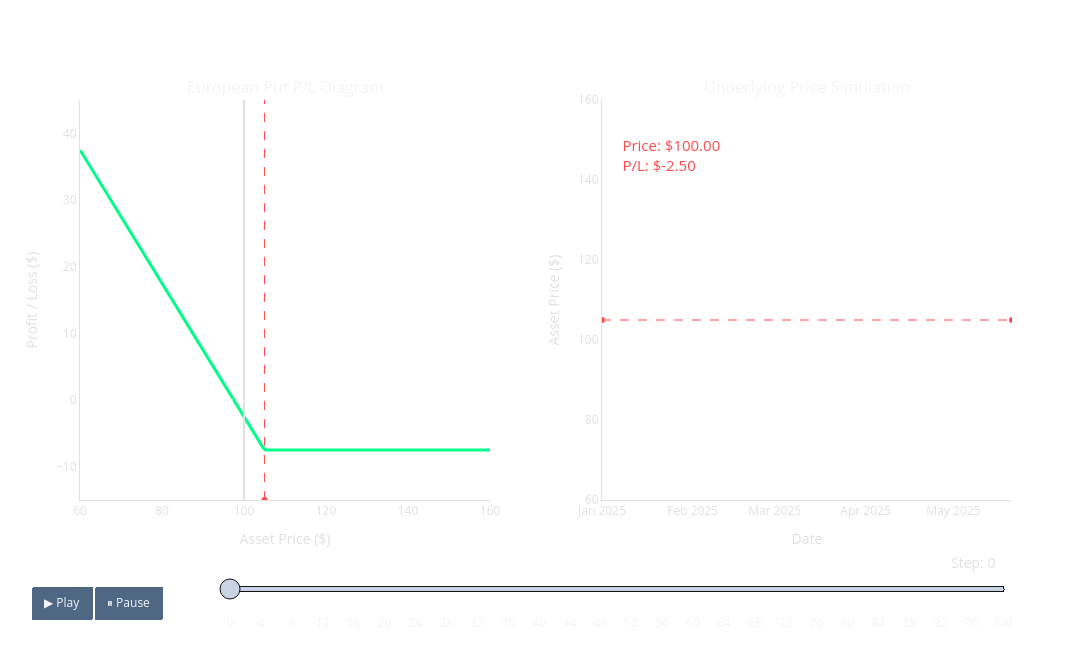

This figure's notebook cell:
### Markdown cell above
##### We obviously don't know $S_T$, how much should we pay for this contract today?

### Code cell
import numpy as np
import pandas as pd
import plotly.graph_objects as go
from plotly.subplots import make_subplots

# --- 1. Parameters & Data Generation ---
S0 = 100        # Initial price
K = 105         # Strike price
premium = 7.50  # Option premium paid (Added for P/L calculation)
T = 1.0         # Time to maturity (1 year)
r = 0.05        # Risk-free rate
vol = 0.25      # Volatility
n_steps = 100   # Number of simulation steps
dt = T / n_steps

def put_pnl(S, K, prem):
    # Put Payoff minus the premium paid
    return np.maximum(K - S, 0) - prem

# Generate a Price Path
np.random.seed(np.random.randint(0, 1000))
rets = np.random.normal((r - 0.5 * vol**2) * dt, vol * np.sqrt(dt), n_steps)
path = S0 * np.exp(np.cumsum(rets))
path = np.insert(path, 0, S0)
dates = pd.date_range(start='2025-01-01', periods=n_steps+1, freq='B')

S_range = np.linspace(60, 160, 200)
pnl_vals = put_pnl(S_range, K, premium)

# Colors
off_white = "#e0e0e0"
strike_color = "#ff4b4b"
profit_color = "#00ff88"
loss_color = "#ff4b4b"
path_color = "#00d1ff"

# --- 2. Figure Setup ---
fig = make_subplots(
    rows=1, cols=2,
    subplot_titles=("European Put P/L Diagram", "Underlying Price Simulation"),
    horizontal_spacing=0.12
)

# Base traces
# 0. P/L Curve
fig.add_trace(go.Scatter(x=S_range, y=pnl_vals, line=dict(color=profit_color, width=3)), row=1, col=1)
# 1. Strike Line
fig.add_trace(go.Scatter(x=[K, K], y=[-15, 60], line=dict(color=strike_color, width=1, dash='dash')), row=1, col=1)
# 2. Current Price Line
fig.add_trace(go.Scatter(x=[S0, S0], y=[-15, 60], line=dict(color=off_white, width=2), mode='lines'), row=1, col=1)
# 3. Breakeven / Zero Line
fig.add_trace(go.Scatter(x=[60, 160], y=[0, 0], line=dict(color='white', width=1, dash='dot')), row=1, col=1)

# 4. Strike Line (Right)
fig.add_trace(go.Scatter(x=[dates[0], dates[-1]], y=[K, K], line=dict(color=strike_color, width=1, dash='dash')), row=1, col=2)
# 5. Price Path (Right)
fig.add_trace(go.Scatter(x=[dates[0]], y=[S0], line=dict(color=path_color, width=2.5), mode='lines'), row=1, col=2)

# 6. Dynamic P/L Text Label (Right)
initial_pnl = max(K - S0, 0) - premium
init_color = profit_color if initial_pnl >= 0 else loss_color
fig.add_trace(go.Scatter(
    x=[dates[5]], y=[150], mode="text", 
    text=[f"Price: ${S0:.2f}<br>P/L: ${initial_pnl:.2f}"],
    textfont=dict(color=init_color, size=15), textposition="bottom right"
), row=1, col=2)

# --- 3. Animation Frames & Slider Steps ---
frames = []
slider_steps = []

for i in range(n_steps + 1):
    current_price = path[i]
    frame_name = f"f{i}"
    
    # Calculate running P/L
    current_pnl = max(K - current_price, 0) - premium
    pnl_color = profit_color if current_pnl >= 0 else loss_color
    
    # Create Frame
    frames.append(go.Frame(
        data=[
            go.Scatter(x=S_range, y=pnl_vals),
            go.Scatter(x=[K, K], y=[-15, 60]),
            go.Scatter(x=[current_price, current_price], y=[-15, 60]),
            go.Scatter(x=[60, 160], y=[0, 0]),
            go.Scatter(x=[dates[0], dates[-1]], y=[K, K]),
            go.Scatter(x=dates[:i+1], y=path[:i+1]),
            go.Scatter(
                x=[dates[5]], y=[150],
                text=[f"Price: ${current_price:.2f}<br>Final P/L: ${current_pnl:.2f}"],
                textfont=dict(color=pnl_color)
            )
        ],
        name=frame_name
    ))
    
    # Create Slider Step
    step = {
        "args": [
            [frame_name],
            {"frame": {"duration": 0, "redraw": False}, "mode": "immediate", "fromcurrent": True}
        ],
        "label": str(i),
        "method": "animate"
    }
    slider_steps.append(step)

fig.frames = frames

# --- 4. Layout with Buttons and Slider ---
fig.update_layout(
    template="plotly_dark",
    paper_bgcolor='rgba(0,0,0,0)',
    plot_bgcolor='rgba(0,0,0,0)',
    height=650, width=1200,
    margin=dict(t=100, b=150),
    showlegend=False,
    updatemenus=[{
        "type": "buttons",
        "buttons": [
            {
                "label": "▶ Play",
                "method": "animate",
                "args": [None, {"frame": {"duration": 20, "redraw": False}, "fromcurrent": True}]
            },
            {
                "label": "⏸ Pause",
                "method": "animate",
                "args": [[None], {"frame": {"duration": 0, "redraw": False}, "mode": "immediate", "fromcurrent": True}]
            }
        ],
        "direction": "left",
        "pad": {"r": 10, "t": 87},
        "showactive": False,
        "x": 0.1,
        "xanchor": "right",
        "y": 0,
        "yanchor": "top"
    }],
    sliders=[{
        "active": 0,
        "yanchor": "top",
        "xanchor": "left",
        "currentvalue": {
            "font": {"size": 14, "color": off_white},
            "prefix": "Step: ",
            "visible": True,
            "xanchor": "right"
        },
        "transition": {"duration": 0},
        "pad": {"b": 10, "t": 50},
        "len": 0.85,
        "x": 0.15,
        "y": 0,
        "steps": slider_steps
    }]
)

axis_style = dict(
    showgrid=True, gridcolor='rgba(255,255,255,0.1)',
    tickfont=dict(color=off_white), linecolor=off_white,
    zeroline=False, title_font=dict(color=off_white)
)

fig.update_xaxes(axis_style, range=[60, 160], title_text="Asset Price ($)", row=1, col=1)
# Note: Lower bound of Y-axis opened up to show negative P/L (Premium Loss)
fig.update_yaxes(axis_style, range=[-15, 45], title_text="Profit / Loss ($)", row=1, col=1) 
fig.update_xaxes(axis_style, range=[dates[0], dates[-1]], title_text="Date", row=1, col=2)
fig.update_yaxes(axis_style, range=[60, 160], title_text="Asset Price ($)", row=1, col=2)

fig.show()

### Figure 1 — Plotly figure (JSON) as saved in the notebook; plotly's stock layout.template omitted (floating-point values rounded to 4 significant figures; data arrays with more than 128 entries replaced by an {"elided": "..."} marker saying what was removed)
{"data": [{"line": {"color": "#00ff88", "width": 3}, "type": "scatter", "x": {"elided": "200 float values"}, "xaxis": "x", "y": {"elided": "200 float values"}, "yaxis": "y"}, {"line": {"color": "#ff4b4b", "dash": "dash", "width": 1}, "type": "scatter", "x": [105, 105], "xaxis": "x", "y": [-15, 60], "yaxis": "y"}, {"line": {"color": "#e0e0e0", "width": 2}, "mode": "lines", "type": "scatter", "x": [100, 100], "xaxis": "x", "y": [-15, 60], "yaxis": "y"}, {"line": {"color": "white", "dash": "dot", "width": 1}, "type": "scatter", "x": [60, 160], "xaxis": "x", "y": [0, 0], "yaxis": "y"}, {"line": {"color": "#ff4b4b", "dash": "dash", "width": 1}, "type": "scatter", "x": ["2025-01-01T00:00:00", "2025-05-21T00:00:00"], "xaxis": "x2", "y": [105, 105], "yaxis": "y2"}, {"line": {"color": "#00d1ff", "width": 2.5}, "mode": "lines", "type": "scatter", "x": ["2025-01-01T00:00:00"], "xaxis": "x2", "y": [100], "yaxis": "y2"}, {"mode": "text", "text": ["Price: $100.00<br>P/L: $-2.50"], "textfont": {"color": "#ff4b4b", "size": 15}, "textposition": "bottom right", "type": "scatter", "x": ["2025-01-08T00:00:00"], "xaxis": "x2", "y": [150], "yaxis": "y2"}], "layout": {"annotations": [{"font": {"size": 16}, "showarrow": false, "text": "European Put P/L Diagram", "x": 0.22, "xanchor": "center", "xref": "paper", "y": 1, "yanchor": "bottom", "yref": "paper"}, {"font": {"size": 16}, "showarrow": false, "text": "Underlying Price Simulation", "x": 0.78, "xanchor": "center", "xref": "paper", "y": 1, "yanchor": "bottom", "yref": "paper"}], "height": 650, "margin": {"b": 150, "t": 100}, "paper_bgcolor": "rgba(0,0,0,0)", "plot_bgcolor": "rgba(0,0,0,0)", "showlegend": false, "sliders": [{"active": 0, "currentvalue": {"font": {"color": "#e0e0e0", "size": 14}, "prefix": "Step: ", "visible": true, "xanchor": "right"}, "len": 0.85, "pad": {"b": 10, "t": 50}, "steps": [{"args": [["f0"], {"frame": {"duration": 0, "redraw": false}, "fromcurrent": true, "mode": "immediate"}], "label": "0", "method": "animate"}, {"args": [["f1"], {"frame": {"duration": 0, "redraw": false}, "fromcurrent": true, "mode": "immediate"}], "label": "1", "method": "animate"}, {"args": [["f2"], {"frame": {"duration": 0, "redraw": false}, "fromcurrent": true, "mode": "immediate"}], "label": "2", "method": "animate"}, {"args": [["f3"], {"frame": {"duration": 0, "redraw": false}, "fromcurrent": true, "mode": "immediate"}], "label": "3", "method": "animate"}, {"args": [["f4"], {"frame": {"duration": 0, "redraw": false}, "fromcurrent": true, "mode": "immediate"}], "label": "4", "method": "animate"}, {"args": [["f5"], {"frame": {"duration": 0, "redraw": false}, "fromcurrent": true, "mode": "immediate"}], "label": "5", "method": "animate"}, {"args": [["f6"], {"frame": {"duration": 0, "redraw": false}, "fromcurrent": true, "mode": "immediate"}], "label": "6", "method": "animate"}, {"args": [["f7"], {"frame": {"duration": 0, "redraw": false}, "fromcurrent": true, "mode": "immediate"}], "label": "7", "method": "animate"}, {"args": [["f8"], {"frame": {"duration": 0, "redraw": false}, "fromcurrent": true, "mode": "immediate"}], "label": "8", "method": "animate"}, {"args": [["f9"], {"frame": {"duration": 0, "redraw": false}, "fromcurrent": true, "mode": "immediate"}], "label": "9", "method": "animate"}, {"args": [["f10"], {"frame": {"duration": 0, "redraw": false}, "fromcurrent": true, "mode": "immediate"}], "label": "10", "method": "animate"}, {"args": [["f11"], {"frame": {"duration": 0, "redraw": false}, "fromcurrent": true, "mode": "immediate"}], "label": "11", "method": "animate"}, {"args": [["f12"], {"frame": {"duration": 0, "redraw": false}, "fromcurrent": true, "mode": "immediate"}], "label": "12", "method": "animate"}, {"args": [["f13"], {"frame": {"duration": 0, "redraw": false}, "fromcurrent": true, "mode": "immediate"}], "label": "13", "method": "animate"}, {"args": [["f14"], {"frame": {"duration": 0, "redraw": false}, "fromcurrent": true, "mode": "immediate"}], "label": "14", "method": "animate"}, {"args": [["f15"], {"frame": {"duration": 0, "redraw": false}, "fromcurrent": true, "mode": "immediate"}], "label": "15", "method": "animate"}, {"args": [["f16"], {"frame": {"duration": 0, "redraw": false}, "fromcurrent": true, "mode": "immediate"}], "label": "16", "method": "animate"}, {"args": [["f17"], {"frame": {"duration": 0, "redraw": false}, "fromcurrent": true, "mode": "immediate"}], "label": "17", "method": "animate"}, {"args": [["f18"], {"frame": {"duration": 0, "redraw": false}, "fromcurrent": true, "mode": "immediate"}], "label": "18", "method": "animate"}, {"args": [["f19"], {"frame": {"duration": 0, "redraw": false}, "fromcurrent": true, "mode": "immediate"}], "label": "19", "method": "animate"}, {"args": [["f20"], {"frame": {"duration": 0, "redraw": false}, "fromcurrent": true, "mode": "immediate"}], "label": "20", "method": "animate"}, {"args": [["f21"], {"frame": {"duration": 0, "redraw": false}, "fromcurrent": true, "mode": "immediate"}], "label": "21", "method": "animate"}, {"args": [["f22"], {"frame": {"duration": 0, "redraw": false}, "fromcurrent": true, "mode": "immediate"}], "label": "22", "method": "animate"}, {"args": [["f23"], {"frame": {"duration": 0, "redraw": false}, "fromcurrent": true, "mode": "immediate"}], "label": "23", "method": "animate"}, {"args": [["f24"], {"frame": {"duration": 0, "redraw": false}, "fromcurrent": true, "mode": "immediate"}], "label": "24", "method": "animate"}, {"args": [["f25"], {"frame": {"duration": 0, "redraw": false}, "fromcurrent": true, "mode": "immediate"}], "label": "25", "method": "animate"}, {"args": [["f26"], {"frame": {"duration": 0, "redraw": false}, "fromcurrent": true, "mode": "immediate"}], "label": "26", "method": "animate"}, {"args": [["f27"], {"frame": {"duration": 0, "redraw": false}, "fromcurrent": true, "mode": "immediate"}], "label": "27", "method": "animate"}, {"args": [["f28"], {"frame": {"duration": 0, "redraw": false}, "fromcurrent": true, "mode": "immediate"}], "label": "28", "method": "animate"}, {"args": [["f29"], {"frame": {"duration": 0, "redraw": false}, "fromcurrent": true, "mode": "immediate"}], "label": "29", "method": "animate"}, {"args": [["f30"], {"frame": {"duration": 0, "redraw": false}, "fromcurrent": true, "mode": "immediate"}], "label": "30", "method": "animate"}, {"args": [["f31"], {"frame": {"duration": 0, "redraw": false}, "fromcurrent": true, "mode": "immediate"}], "label": "31", "method": "animate"}, {"args": [["f32"], {"frame": {"duration": 0, "redraw": false}, "fromcurrent": true, "mode": "immediate"}], "label": "32", "method": "animate"}, {"args": [["f33"], {"frame": {"duration": 0, "redraw": false}, "fromcurrent": true, "mode": "immediate"}], "label": "33", "method": "animate"}, {"args": [["f34"], {"frame": {"duration": 0, "redraw": false}, "fromcurrent": true, "mode": "immediate"}], "label": "34", "method": "animate"}, {"args": [["f35"], {"frame": {"duration": 0, "redraw": false}, "fromcurrent": true, "mode": "immediate"}], "label": "35", "method": "animate"}, {"args": [["f36"], {"frame": {"duration": 0, "redraw": false}, "fromcurrent": true, "mode": "immediate"}], "label": "36", "method": "animate"}, {"args": [["f37"], {"frame": {"duration": 0, "redraw": false}, "fromcurrent": true, "mode": "immediate"}], "label": "37", "method": "animate"}, {"args": [["f38"], {"frame": {"duration": 0, "redraw": false}, "fromcurrent": true, "mode": "immediate"}], "label": "38", "method": "animate"}, {"args": [["f39"], {"frame": {"duration": 0, "redraw": false}, "fromcurrent": true, "mode": "immediate"}], "label": "39", "method": "animate"}, {"args": [["f40"], {"frame": {"duration": 0, "redraw": false}, "fromcurrent": true, "mode": "immediate"}], "label": "40", "method": "animate"}, {"args": [["f41"], {"frame": {"duration": 0, "redraw": false}, "fromcurrent": true, "mode": "immediate"}], "label": "41", "method": "animate"}, {"args": [["f42"], {"frame": {"duration": 0, "redraw": false}, "fromcurrent": true, "mode": "immediate"}], "label": "42", "method": "animate"}, {"args": [["f43"], {"frame": {"duration": 0, "redraw": false}, "fromcurrent": true, "mode": "immediate"}], "label": "43", "method": "animate"}, {"args": [["f44"], {"frame": {"duration": 0, "redraw": false}, "fromcurrent": true, "mode": "immediate"}], "label": "44", "method": "animate"}, {"args": [["f45"], {"frame": {"duration": 0, "redraw": false}, "fromcurrent": true, "mode": "immediate"}], "label": "45", "method": "animate"}, {"args": [["f46"], {"frame": {"duration": 0, "redraw": false}, "fromcurrent": true, "mode": "immediate"}], "label": "46", "method": "animate"}, {"args": [["f47"], {"frame": {"duration": 0, "redraw": false}, "fromcurrent": true, "mode": "immediate"}], "label": "47", "method": "animate"}, {"args": [["f48"], {"frame": {"duration": 0, "redraw": false}, "fromcurrent": true, "mode": "immediate"}], "label": "48", "method": "animate"}, {"args": [["f49"], {"frame": {"duration": 0, "redraw": false}, "fromcurrent": true, "mode": "immediate"}], "label": "49", "method": "animate"}, {"args": [["f50"], {"frame": {"duration": 0, "redraw": false}, "fromcurrent": true, "mode": "immediate"}], "label": "50", "method": "animate"}, {"args": [["f51"], {"frame": {"duration": 0, "redraw": false}, "fromcurrent": true, "mode": "immediate"}], "label": "51", "method": "animate"}, {"args": [["f52"], {"frame": {"duration": 0, "redraw": false}, "fromcurrent": true, "mode": "immediate"}], "label": "52", "method": "animate"}, {"args": [["f53"], {"frame": {"duration": 0, "redraw": false}, "fromcurrent": true, "mode": "immediate"}], "label": "53", "method": "animate"}, {"args": [["f54"], {"frame": {"duration": 0, "redraw": false}, "fromcurrent": true, "mode": "immediate"}], "label": "54", "method": "animate"}, {"args": [["f55"], {"frame": {"duration": 0, "redraw": false}, "fromcurrent": true, "mode": "immediate"}], "label": "55", "method": "animate"}, {"args": [["f56"], {"frame": {"duration": 0, "redraw": false}, "fromcurrent": true, "mode": "immediate"}], "label": "56", "method": "animate"}, {"args": [["f57"], {"frame": {"duration": 0, "redraw": false}, "fromcurrent": true, "mode": "immediate"}], "label": "57", "method": "animate"}, {"args": [["f58"], {"frame": {"duration": 0, "redraw": false}, "fromcurrent": true, "mode": "immediate"}], "label": "58", "method": "animate"}, {"args": [["f59"], {"frame": {"duration": 0, "redraw": false}, "fromcurrent": true, "mode": "immediate"}], "label": "59", "method": "animate"}, {"args": [["f60"], {"frame": {"duration": 0, "redraw": false}, "fromcurrent": true, "mode": "immediate"}], "label": "60", "method": "animate"}, {"args": [["f61"], {"frame": {"duration": 0, "redraw": false}, "fromcurrent": true, "mode": "immediate"}], "label": "61", "method": "animate"}, {"args": [["f62"], {"frame": {"duration": 0, "redraw": false}, "fromcurrent": true, "mode": "immediate"}], "label": "62", "method": "animate"}, {"args": [["f63"], {"frame": {"duration": 0, "redraw": false}, "fromcurrent": true, "mode": "immediate"}], "label": "63", "method": "animate"}, {"args": [["f64"], {"frame": {"duration": 0, "redraw": false}, "fromcurrent": true, "mode": "immediate"}], "label": "64", "method": "animate"}, {"args": [["f65"], {"frame": {"duration": 0, "redraw": false}, "fromcurrent": true, "mode": "immediate"}], "label": "65", "method": "animate"}, {"args": [["f66"], {"frame": {"duration": 0, "redraw": false}, "fromcurrent": true, "mode": "immediate"}], "label": "66", "method": "animate"}, {"args": [["f67"], {"frame": {"duration": 0, "redraw": false}, "fromcurrent": true, "mode": "immediate"}], "label": "67", "method": "animate"}, {"args": [["f68"], {"frame": {"duration": 0, "redraw": false}, "fromcurrent": true, "mode": "immediate"}], "label": "68", "method": "animate"}, {"args": [["f69"], {"frame": {"duration": 0, "redraw": false}, "fromcurrent": true, "mode": "immediate"}], "label": "69", "method": "animate"}, {"args": [["f70"], {"frame": {"duration": 0, "redraw": false}, "fromcurrent": true, "mode": "immediate"}], "label": "70", "method": "animate"}, {"args": [["f71"], {"frame": {"duration": 0, "redraw": false}, "fromcurrent": true, "mode": "immediate"}], "label": "71", "method": "animate"}, {"args": [["f72"], {"frame": {"duration": 0, "redraw": false}, "fromcurrent": true, "mode": "immediate"}], "label": "72", "method": "animate"}, {"args": [["f73"], {"frame": {"duration": 0, "redraw": false}, "fromcurrent": true, "mode": "immediate"}], "label": "73", "method": "animate"}, {"args": [["f74"], {"frame": {"duration": 0, "redraw": false}, "fromcurrent": true, "mode": "immediate"}], "label": "74", "method": "animate"}, {"args": [["f75"], {"frame": {"duration": 0, "redraw": false}, "fromcurrent": true, "mode": "immediate"}], "label": "75", "method": "animate"}, {"args": [["f76"], {"frame": {"duration": 0, "redraw": false}, "fromcurrent": true, "mode": "immediate"}], "label": "76", "method": "animate"}, {"args": [["f77"], {"frame": {"duration": 0, "redraw": false}, "fromcurrent": true, "mode": "immediate"}], "label": "77", "method": "animate"}, {"args": [["f78"], {"frame": {"duration": 0, "redraw": false}, "fromcurrent": true, "mode": "immediate"}], "label": "78", "method": "animate"}, {"args": [["f79"], {"frame": {"duration": 0, "redraw": false}, "fromcurrent": true, "mode": "immediate"}], "label": "79", "method": "animate"}, {"args": [["f80"], {"frame": {"duration": 0, "redraw": false}, "fromcurrent": true, "mode": "immediate"}], "label": "80", "method": "animate"}, {"args": [["f81"], {"frame": {"duration": 0, "redraw": false}, "fromcurrent": true, "mode": "immediate"}], "label": "81", "method": "animate"}, {"args": [["f82"], {"frame": {"duration": 0, "redraw": false}, "fromcurrent": true, "mode": "immediate"}], "label": "82", "method": "animate"}, {"args": [["f83"], {"frame": {"duration": 0, "redraw": false}, "fromcurrent": true, "mode": "immediate"}], "label": "83", "method": "animate"}, {"args": [["f84"], {"frame": {"duration": 0, "redraw": false}, "fromcurrent": true, "mode": "immediate"}], "label": "84", "method": "animate"}, {"args": [["f85"], {"frame": {"duration": 0, "redraw": false}, "fromcurrent": true, "mode": "immediate"}], "label": "85", "method": "animate"}, {"args": [["f86"], {"frame": {"duration": 0, "redraw": false}, "fromcurrent": true, "mode": "immediate"}], "label": "86", "method": "animate"}, {"args": [["f87"], {"frame": {"duration": 0, "redraw": false}, "fromcurrent": true, "mode": "immediate"}], "label": "87", "method": "animate"}, {"args": [["f88"], {"frame": {"duration": 0, "redraw": false}, "fromcurrent": true, "mode": "immediate"}], "label": "88", "method": "animate"}, {"args": [["f89"], {"frame": {"duration": 0, "redraw": false}, "fromcurrent": true, "mode": "immediate"}], "label": "89", "method": "animate"}, {"args": [["f90"], {"frame": {"duration": 0, "redraw": false}, "fromcurrent": true, "mode": "immediate"}], "label": "90", "method": "animate"}, {"args": [["f91"], {"frame": {"duration": 0, "redraw": false}, "fromcurrent": true, "mode": "immediate"}], "label": "91", "method": "animate"}, {"args": [["f92"], {"frame": {"duration": 0, "redraw": false}, "fromcurrent": true, "mode": "immediate"}], "label": "92", "method": "animate"}, {"args": [["f93"], {"frame": {"duration": 0, "redraw": false}, "fromcurrent": true, "mode": "immediate"}], "label": "93", "method": "animate"}, {"args": [["f94"], {"frame": {"duration": 0, "redraw": false}, "fromcurrent": true, "mode": "immediate"}], "label": "94", "method": "animate"}, {"args": [["f95"], {"frame": {"duration": 0, "redraw": false}, "fromcurrent": true, "mode": "immediate"}], "label": "95", "method": "animate"}, {"args": [["f96"], {"frame": {"duration": 0, "redraw": false}, "fromcurrent": true, "mode": "immediate"}], "label": "96", "method": "animate"}, {"args": [["f97"], {"frame": {"duration": 0, "redraw": false}, "fromcurrent": true, "mode": "immediate"}], "label": "97", "method": "animate"}, {"args": [["f98"], {"frame": {"duration": 0, "redraw": false}, "fromcurrent": true, "mode": "immediate"}], "label": "98", "method": "animate"}, {"args": [["f99"], {"frame": {"duration": 0, "redraw": false}, "fromcurrent": true, "mode": "immediate"}], "label": "99", "method": "animate"}, {"args": [["f100"], {"frame": {"duration": 0, "redraw": false}, "fromcurrent": true, "mode": "immediate"}], "label": "100", "method": "animate"}], "transition": {"duration": 0}, "x": 0.15, "xanchor": "left", "y": 0, "yanchor": "top"}], "updatemenus": [{"buttons": [{"args": [null, {"frame": {"duration": 20, "redraw": false}, "fromcurrent": true}], "label": "▶ Play", "method": "animate"}, {"args": [[null], {"frame": {"duration": 0, "redraw": false}, "fromcurrent": true, "mode": "immediate"}], "label": "⏸ Pause", "method": "animate"}], "direction": "left", "pad": {"r": 10, "t": 87}, "showactive": false, "type": "buttons", "x": 0.1, "xanchor": "right", "y": 0, "yanchor": "top"}], "width": 1200, "xaxis": {"anchor": "y", "domain": [0, 0.44], "gridcolor": "rgba(255,255,255,0.1)", "linecolor": "#e0e0e0", "range": [60, 160], "showgrid": true, "tickfont": {"color": "#e0e0e0"}, "title": {"font": {"color": "#e0e0e0"}, "text": "Asset Price ($)"}, "zeroline": false}, "xaxis2": {"anchor": "y2", "domain": [0.56, 1], "gridcolor": "rgba(255,255,255,0.1)", "linecolor": "#e0e0e0", "range": ["2025-01-01T00:00:00", "2025-05-21T00:00:00"], "showgrid": true, "tickfont": {"color": "#e0e0e0"}, "title": {"font": {"color": "#e0e0e0"}, "text": "Date"}, "zeroline": false}, "yaxis": {"anchor": "x", "domain": [0, 1], "gridcolor": "rgba(255,255,255,0.1)", "linecolor": "#e0e0e0", "range": [-15, 45], "showgrid": true, "tickfont": {"color": "#e0e0e0"}, "title": {"font": {"color": "#e0e0e0"}, "text": "Profit / Loss ($)"}, "zeroline": false}, "yaxis2": {"anchor": "x2", "domain": [0, 1], "gridcolor": "rgba(255,255,255,0.1)", "linecolor": "#e0e0e0", "range": [60, 160], "showgrid": true, "tickfont": {"color": "#e0e0e0"}, "title": {"font": {"color": "#e0e0e0"}, "text": "Asset Price ($)"}, "zeroline": false}}}
